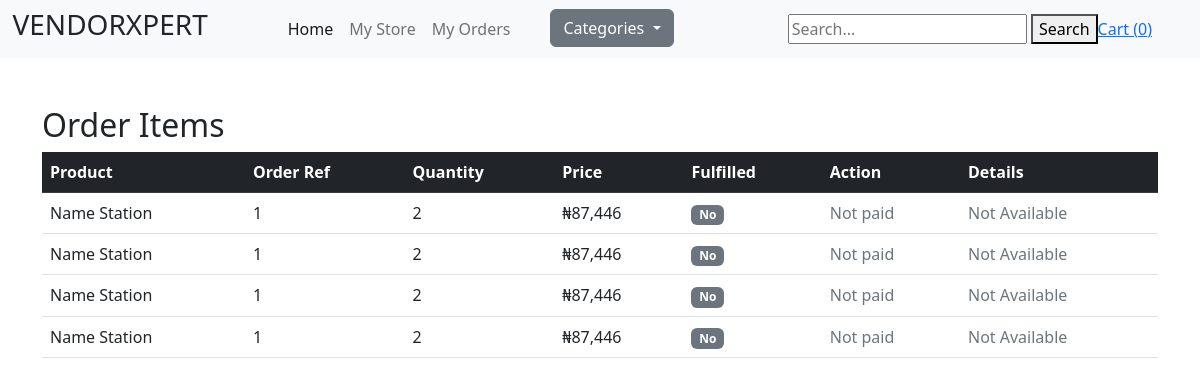
Page /my_orders (signed in) on the earlier database version.
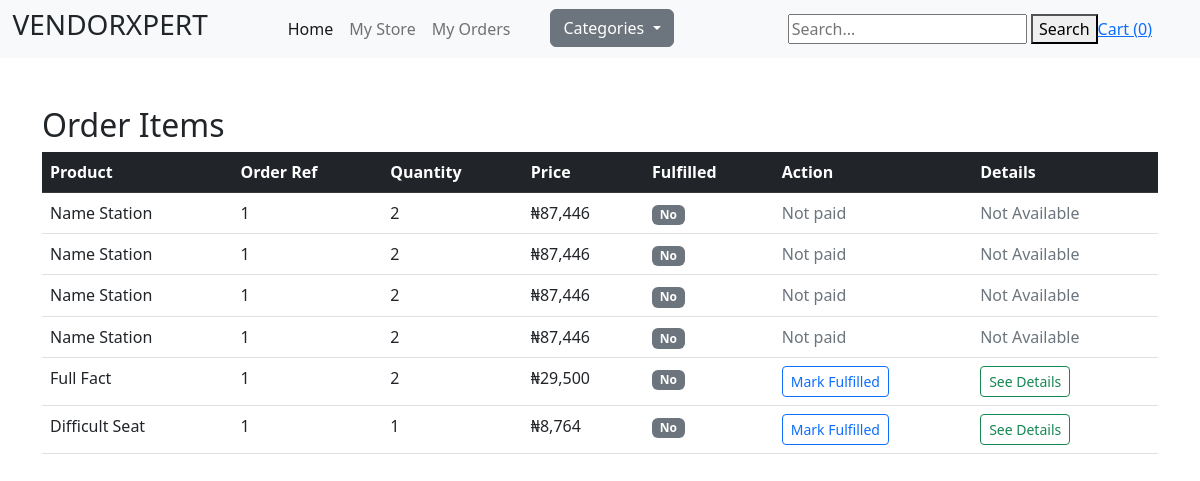
Same page on the later database version.
### store/models.py (models this page shows, shortened)
class OrderItem(models.Model):
    order = models.ForeignKey(Order, related_name='items', on_delete=models.CASCADE)
    product = models.ForeignKey(Product, related_name='item', on_delete=models.CASCADE)
    price = models.IntegerField()
    quantity =  models.IntegerField(default=1)
    fulfilled = models.BooleanField(default=False)

class Product(models.Model):
    DRAFT = "draft"
    WAITING_APPROVAL = "waiting approval"
    ACTIVE = 'active'
    DELETED = 'deleted'
    IN_STOCK = 'in stock'
    OUT_OF_STOCK = 'out of stock'
    STATUS_CHOICES = (
        (DRAFT , "draft"),
        (WAITING_APPROVAL , "waiting approval"),
        (ACTIVE , 'active'),
        (DELETED , 'deleted'),
    )
    STOCK_CHOICES = (
        (IN_STOCK , 'In stock'),
        (OUT_OF_STOCK , 'Out of stock'),
    )
    category = models.ForeignKey(Category, related_name='product', on_delete=models.CASCADE)
    vendor = models.ForeignKey(VendorProfile,related_name='product', on_delete=models.CASCADE)
    title = models.CharField(max_length=50)
    slug = models.SlugField()
    description = models.TextField()
    price = models.BigIntegerField()
    created_at = models.DateTimeField(auto_now=True)
    updated_at = models.DateTimeField(auto_now=True)
    product_image = models.ImageField(upload_to='uploads/product_image/', blank=True, null=True)
    thumbnail = models.ImageField(upload_to='uploads/product_image/thumbnail', blank=True, null=True)
    status = models.CharField(max_length=50, choices=STATUS_CHOICES, default=ACTIVE)
    stock = models.CharField(max_length=50, choices=STOCK_CHOICES, default=IN_STOCK)
    featured = models.BooleanField(default=False)
    class Meta:
        ordering = ('-created_at',)

class Order(models.Model):
    ADMIN = "admin"
    FACULTY = "faculty"
    TETFUND = 'tetfund'
    HALL_1 = 'hall_1'
    HALL_2 = 'hall_2'
    HALL_3 = 'hall_3'
    HALL_4 = 'hall_4'
    HALL_5 = 'hall_5'
    HALL_6 = 'hall_6'
    HALL_7 = 'hall_7'
    HALL_8 = 'hall_8'
    PICKUP_CHOICES = (
        (ADMIN , "admin"),
        (FACULTY , "faculty"),
        (TETFUND , "tetfund"),
        (HALL_1 , "hall_1"),
        (HALL_2 , "hall_2"),
        (HALL_3 , "hall_3"),
        (HALL_4 , "hall_4"),
        (HALL_5 , "hall_5"),
        (HALL_6 , "hall_6"),
        (HALL_7 , "hall_7"),
        (HALL_8 , "hall_8"),
    )
    created_by = models.ForeignKey(UserProfile, related_name='order', on_delete=models.SET_NULL, null=True)
    first_name = models.CharField(max_length=50)
    last_name = models.CharField(max_length=50)
    phone = PhoneNumberField(default="08031234567")
    pickup_location = models.CharField(max_length=50, choices=PICKUP_CHOICES, default=ADMIN)
    total_cost = models.IntegerField(blank=True, null=True)
    is_paid = models.BooleanField(default=False)
    merchant_id = models.CharField(max_length=250)
    created_at = models.DateTimeField(auto_now_add=True)
    ref = models.CharField(max_length=50)

### userprofile/views.py (the view)
# urls.py: path('my_orders', views.order_list, name='my_orders'),
@login_required
def order_list(request):
    vendor = request.user.vendor_profile
    order_items = OrderItem.objects.filter(product__vendor=vendor).select_related('order', 'product')
    return render(request, 'userprofile/order_list.html', {
        'order_items': order_items
    })

### store/cart.py (called while the page is built)
    def __len__(self):
        return sum(item['quantity'] for item in self.cart.values())

### store/context_processors.py (called while the page is built)
def cart(request):
    return {'cart':Cart(request)}

### store/templatetags/menu.py (called while the page is built)
@register.inclusion_tag('store/menu.html')
def menu():
    categories = Category.objects.all()
    return {'categories':categories}

### userprofile/templates/userprofile/order_list.html (shortened to what this page needs)
{% extends 'core/base.html' %}
{% load humanize %}
{% block body %}
<div class="container my-5">
    <h2>Order Items</h2>
    <table class="table table-hover">
        <thead class="table-dark">
            <tr>
                <th>Product</th>
                <th>Order Ref</th>
                <th>Quantity</th>
                <th>Price</th>
                <th>Fulfilled</th>
                <th>Action</th>
                <th>Details</th>
            </tr>
        </thead>
        <tbody>
            {% for item in order_items %}
            <tr>
                <td>{{ item.product.title }}</td>
                <td>{{ item.order.ref }}</td>
                <td>{{ item.quantity }}</td>
                <td>&#8358;{{ item.price|intcomma }}</td>
                <td>
                    {% if item.fulfilled %}
                        <span class="badge bg-info">Yes</span>
                    {% else %}
                        <span class="badge bg-secondary">No</span>
                    {% endif %}
                </td>
                <td>
                    {% if item.order.is_paid %}
                    <form method="POST" action="{% url 'toggle_fulfillment' item.pk %}">
                        <button class="btn btn-sm btn-outline-primary">
                            {% if item.fulfilled %}Mark Unfulfilled{% else %}Mark Fulfilled{% endif %}
                        </button>
                    </form>
                    {% else %}
                        <span class="text-muted">Not paid</span>
                    {% endif %}
                </td>
                <td>
                    {% if item.order.is_paid %}
                    <a href="{% url 'order_details' item.pk %}">
                    <button class="btn btn-sm btn-outline-success">See Details</button>
                    </a>
                    {% else %}
                        <span class="text-muted">Not Available</span>
                    {% endif %}
                </td>
            </tr>
            {% endfor %}
        </tbody>
    </table>
</div>
{% endblock %}

### core/templates/core/base.html (shortened to what this page needs)
{% load menu %}
{% load static %}
<!DOCTYPE html>
<html lang="en">
<head>
    <link href="https://cdn.jsdelivr.net/npm/bootstrap-icons@1.5.0/font/bootstrap-icons.css" rel="stylesheet" />
    <link href="{% static 'frontpage_css/styles.css' %}" rel="stylesheet" />
    <link href="{% static 'product_detail_css/styles.css' %}" rel="stylesheet" />
</head>
<body>
    <nav class="navbar navbar-expand-lg navbar-light bg-light">
        &nbsp;&nbsp;&nbsp;<h3>VENDORXPERT</h3>
        <div class="container px-4 px-lg-5">
            <div class="collapse navbar-collapse" id="navbarSupportedContent">
                <ul class="navbar-nav me-auto mb-2 mb-lg-0 ms-lg-4">
                    <li class="nav-item"><a class="nav-link active" aria-current="page" href="{% url 'frontpage' %}">Home</a></li>
                    {% if request.user.is_authenticated %}
                        {% if request.user.is_vendor %}
                            <li class="nav-item"><a class="nav-link" href="{% url 'my_store'  %}">My Store</a></li>
                            <li class="nav-item"><a class="nav-link" href="{% url 'my_orders' %}">My Orders</a></li>
                        {% endif %}
                    {% else %}
                        <li class="nav-item"><a class="nav-link" href="{% url 'login' %}">Login</a></li>
                        <li class="nav-item"><a class="nav-link" href="{% url 'signup' %}">signup</a></li>
                    {% endif %}
                    <ul class="nav-item">{% menu %}</ul>
                </ul>
                <form method="get" action="/search/">
                    <input type="search" placeholder="Search... " name="query">
                    <button>Search</button>
                </form>
                <a href="{% url 'cart_view' %}">
                    Cart (<span id="cart-count">{{ cart|length }}</span>)
                </a>
            </div>
        </div>
    </nav>
{% block body %}{% endblock body %}
</body>
</html>

### store/templates/store/menu.html (shortened to what this page needs)
<div class="dropdown">
  <button class="btn btn-secondary dropdown-toggle" type="button" id="categoryDropdown" data-bs-toggle="dropdown" aria-expanded="false">
    Categories
  </button>
</div>

Differences in the rows shown:
added OrderItem: product "Full Fact", order.ref "1", quantity "2", price "29,500", fulfilled "No", shows "See Details"
added OrderItem: product "Difficult Seat", order.ref "1", quantity "1", price "8,764", fulfilled "No", shows "See Details"
